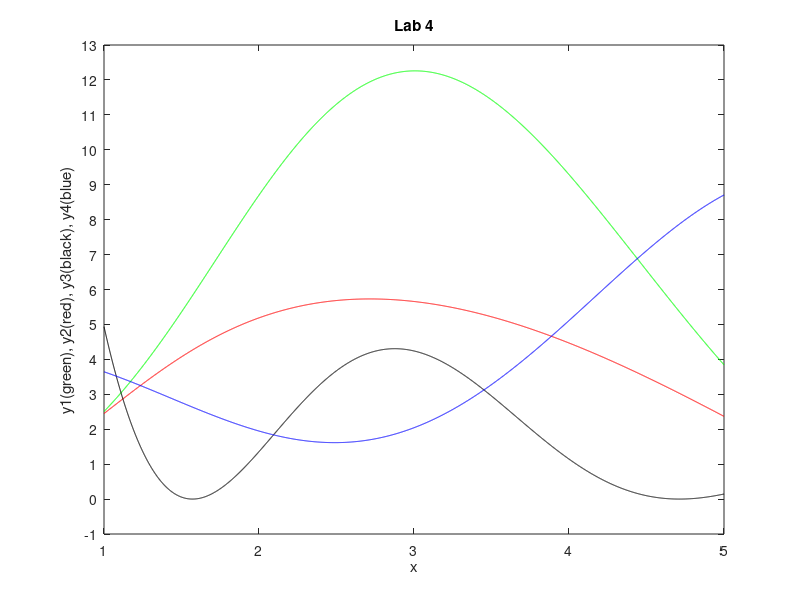

Reproduce this figure in MATLAB.
% Andrew Rodrigue
% CSC 2262
% Lab 4

x = (1:.001:5);

y1 = log(x .^ 3 + 4) .* (x + 1) .^ 2 .* sin(x * pi / 6) .* exp(-1 * x .^ 2 ./ (x + 3));
y2 = (12 * (x + 1) .^ 2 .* sin (x * pi / 6)) ./ ((x + 3) .* sqrt(x .^ 3 + 5));
y3 = (50 * cos(x) .^ 2) ./ (log(1 + 3 * x + sqrt(x + 4) + sqrt(x) .* sin(x)) + x .^ 2);
y4 = (1 + (x - 2) .* cos((x - 5) * pi / 4)) ./ exp(-1 * (x + 2) ./ (x + 4));

plot(x, y1, 'g', x, y2, 'r', x, y3, 'k', x, y4, 'b');
axis([1 5 -1 13]);
set(gca, 'xtick', 1:5);
set(gca, 'ytick', -1:13);
xlabel('x');
ylabel('y1(green), y2(red), y3(black), y4(blue)');
title('Lab 4');